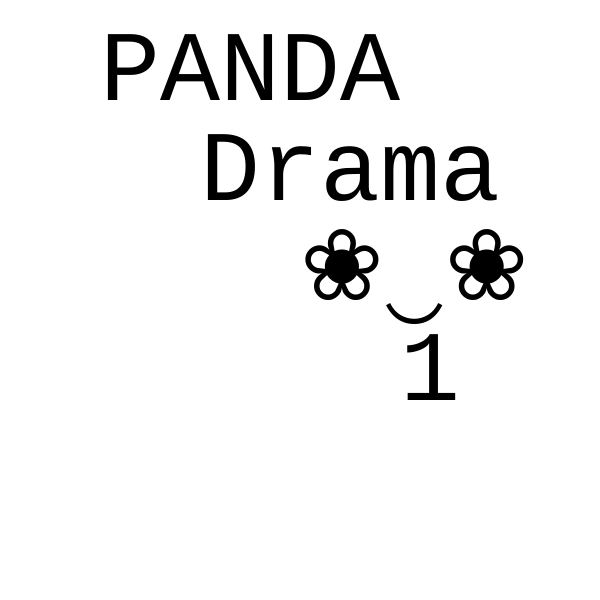
Frame 1 (no input)
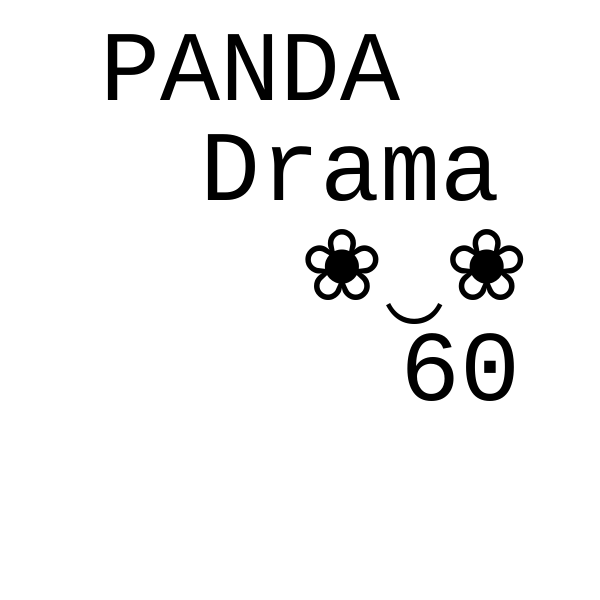
Frame 60 (no input)
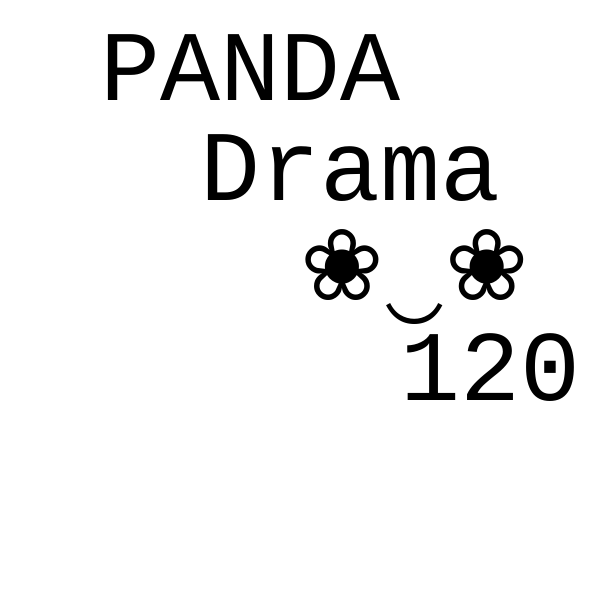
Frame 120 (the mouse pressed at the canvas centre since frame 60)

The p5.js sketch that drew these frames (run headless with seeded random() and noise() and a simulated clock; from frame 60 on, the mouse is pressed at the canvas centre):

// p5.js sketch
// ── sketch.js
function setup() {
  createCanvas(600, 600);
  textFont("Courier");
  textSize(100);
}
function draw() {
  background(255);
  text("PANDA", 100, 100);
  let txt = "Drama";
  text(txt, 200, 200);
  let c = "❀‿❀";
  text(c, 300, 300);
  text(frameCount, 400, 400);
}
